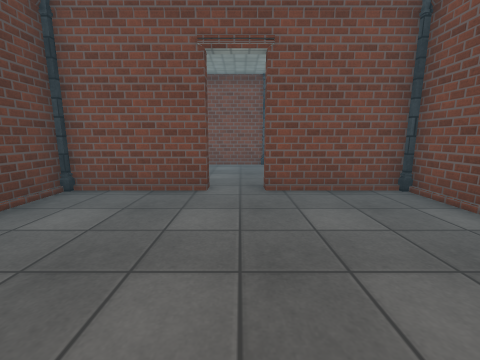
[1] (above)

24 first-person views from a walk through a 3-D level made in the Unity game engine. The camera is 1.2 m above the floor, tilts 10° down and sees 90° across. The floor is counted in squares, 1 m on a side. Each view is taken from the middle of a square. On the plan, view 1 faces up. The plan holds only what a view shows up to about 12 squares ahead; the rest is blank. The place goes on beyond the plan. The player character is not drawn. Some animated figures are not drawn. Door leaves are left out, so doorways stand open. Surface patterns are stand-ins for the level's own textures.

[2]
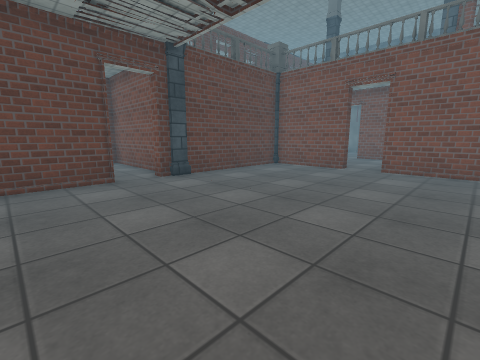

[3]
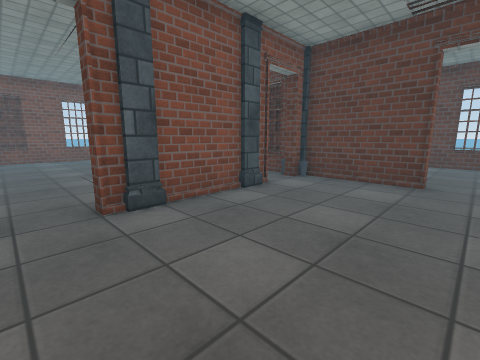

[4]
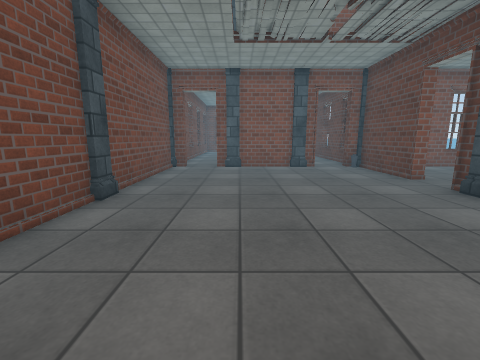

[5]
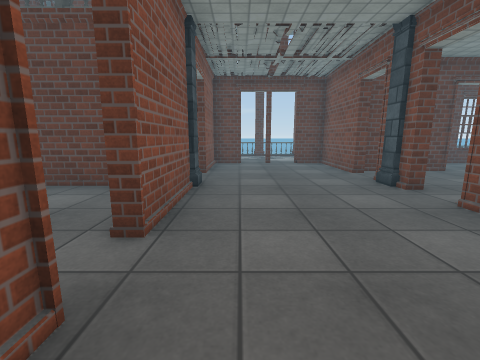

[6]
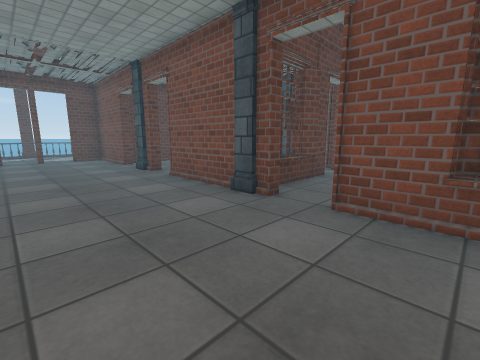

[7]
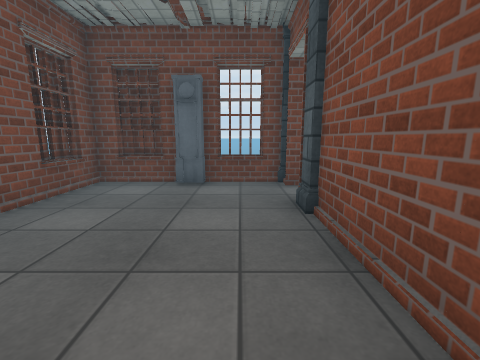

[8]
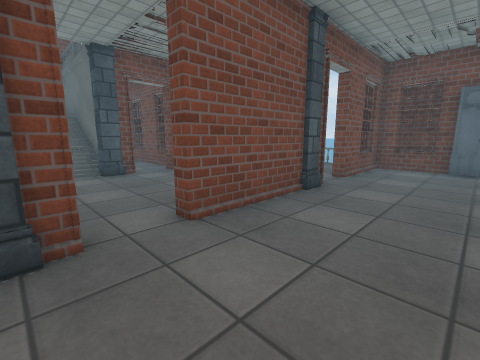

[9]
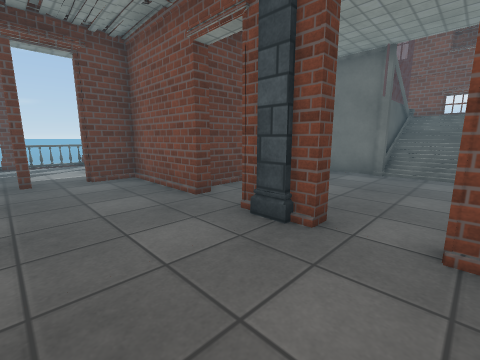

[10]
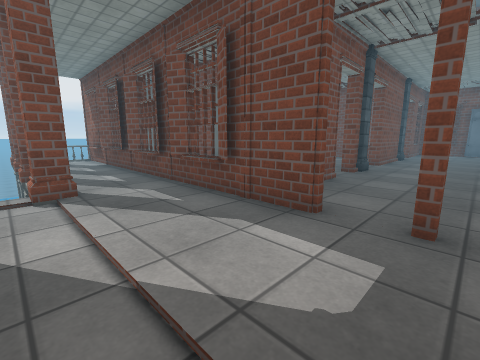

[11]
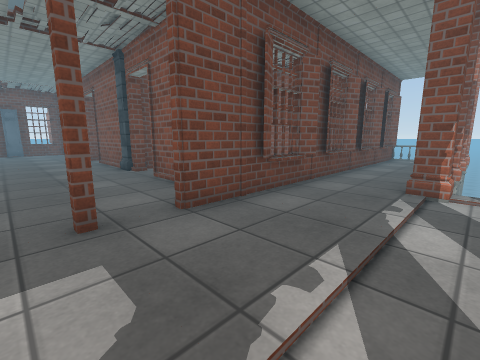

[12]
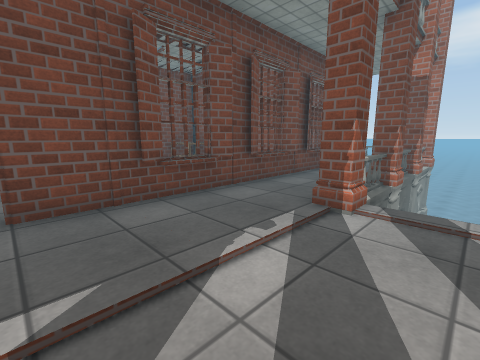

[13]
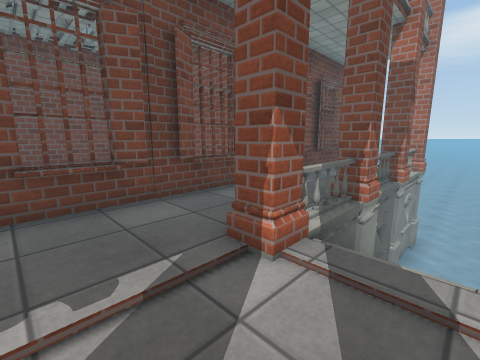

[14]
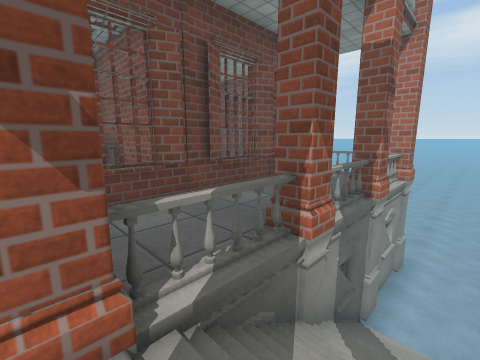

[15]
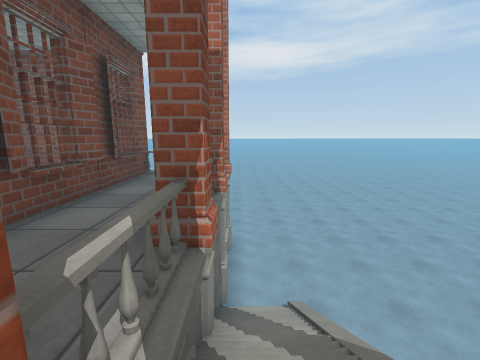

[16]
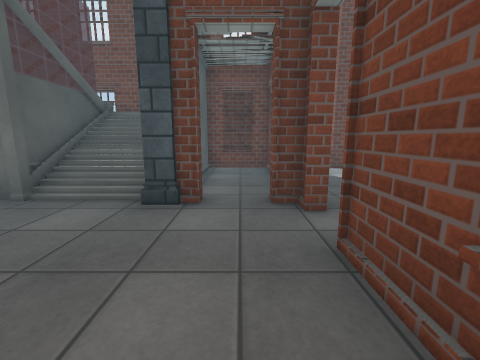

[17]
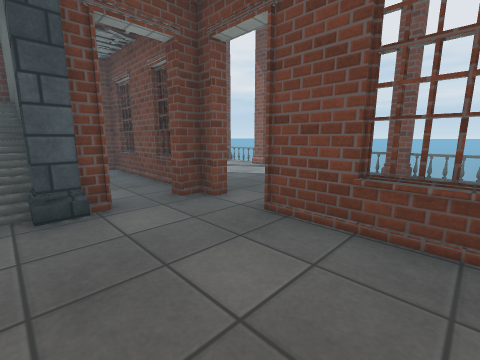

[18]
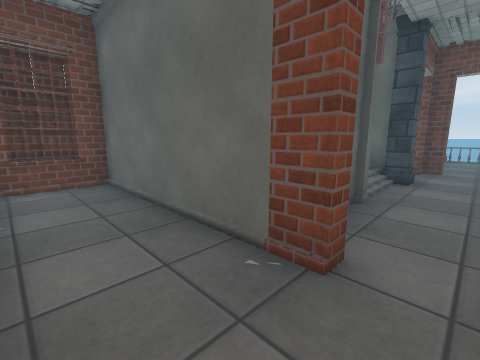

[19]
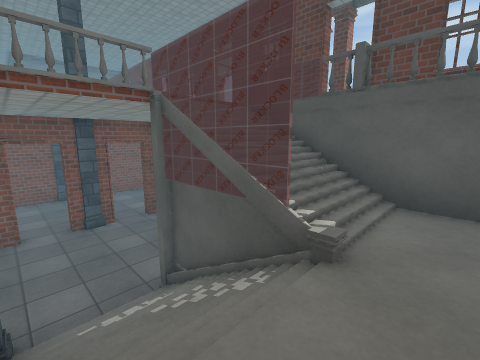

[20]
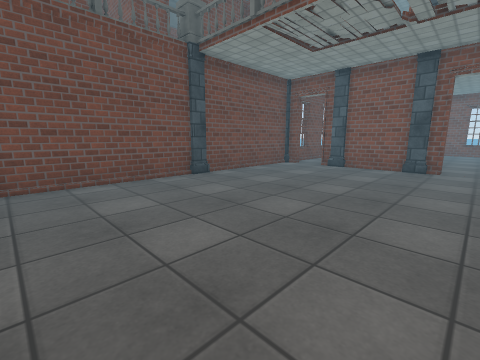

[21]
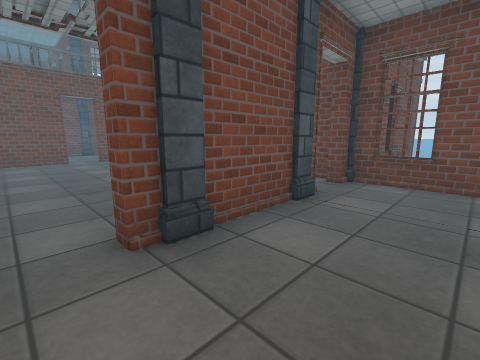

[22]
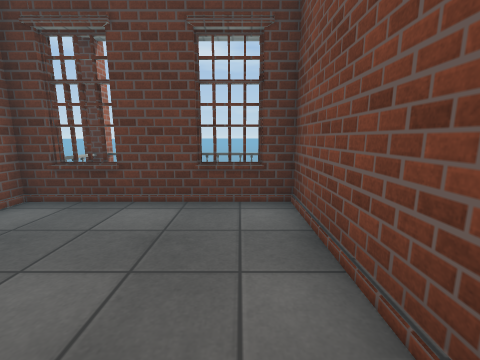

[23]
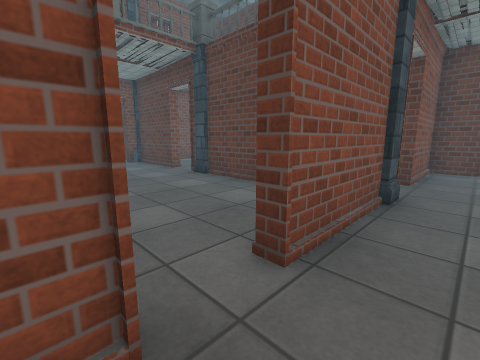

[24]
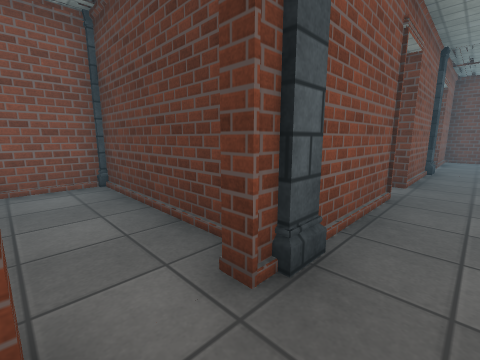

### Floor plan
Key: @ floor where view 1 was taken; # wall or solid block; x gap in a wall; . main floor; : floor 2 m higher than the main floor; - floor 2.75 m lower than the main floor; / step, stairs or slope; D open door; = window, fence, low wall or low ledge; C column; L clock; O other object.
Columns run from 24 left of view 1 to 7 right of it. Each row starts with its distance up from view 1.
 22              O############
 21             O.#..#:::::#.# ..
 20             O.#..#/////#.# ....
 19              .#..O//#//#.# ....
 18              .D.. //#//#.#....
 17              .#..O//#//CD#...
 16              .#..#.....CDD.....
 15              .=..D.......D.....O
 14            /#.#  #.......#.   .
 13            ...D  #.......#.   .x
 12            ...D  #.......#.....O
 11          # ...####DDCD###CDD####
 10          #....#................#
  9          #....D................#
  8          #....D...............L#
  7           ....D.....C..........#
  6           ....####DDO###DO##CDD#
  5           ....##  ###.......###
  4           ....##    #.......#
  3           ..#.#     #.......#
  2           //O.D#  ###.......#
  1           //O.D#  ###.......#
  0           /=x.######OC..@..C##
 -1       ----//O.=.....D.......#
 -2      -----//O.#.....#.......#
 -3     -------# .#.....#.......#
 -4    --------#O.=.....#.......#
 -5   ---------##O#######DO#DODD
 -6  -----------        #.......#
 -7 ------------        #.......#
 -8 ------------         .......#

Positions as (right, up) in squares from view 1, and headings:
1: (0, 0), facing up
2: (3, -4), facing up-left
3: (3, -1), facing down-left
4: (1, 5), facing down
5: (2, 7), facing left
6: (5, 7), facing up-left
7: (0, 7), facing right
8: (-4, 8), facing up-right
9: (-2, 8), facing up-left
10: (-13, 8), facing up-right
11: (-13, 9), facing down-right
12: (-14, 7), facing down-right
13: (-14, 5), facing down-right
14: (-14, 3), facing down-right
15: (-13, 3), facing down
16: (0, 12), facing up
17: (-2, 12), facing up-right
18: (-9, 15), facing up-right
19: (-2, 21), facing down-left
20: (-3, 5), facing down-right
21: (-3, -8), facing up-right
22: (-5, -1), facing left
23: (1, 7), facing down-left
24: (6, 7), facing down-left
